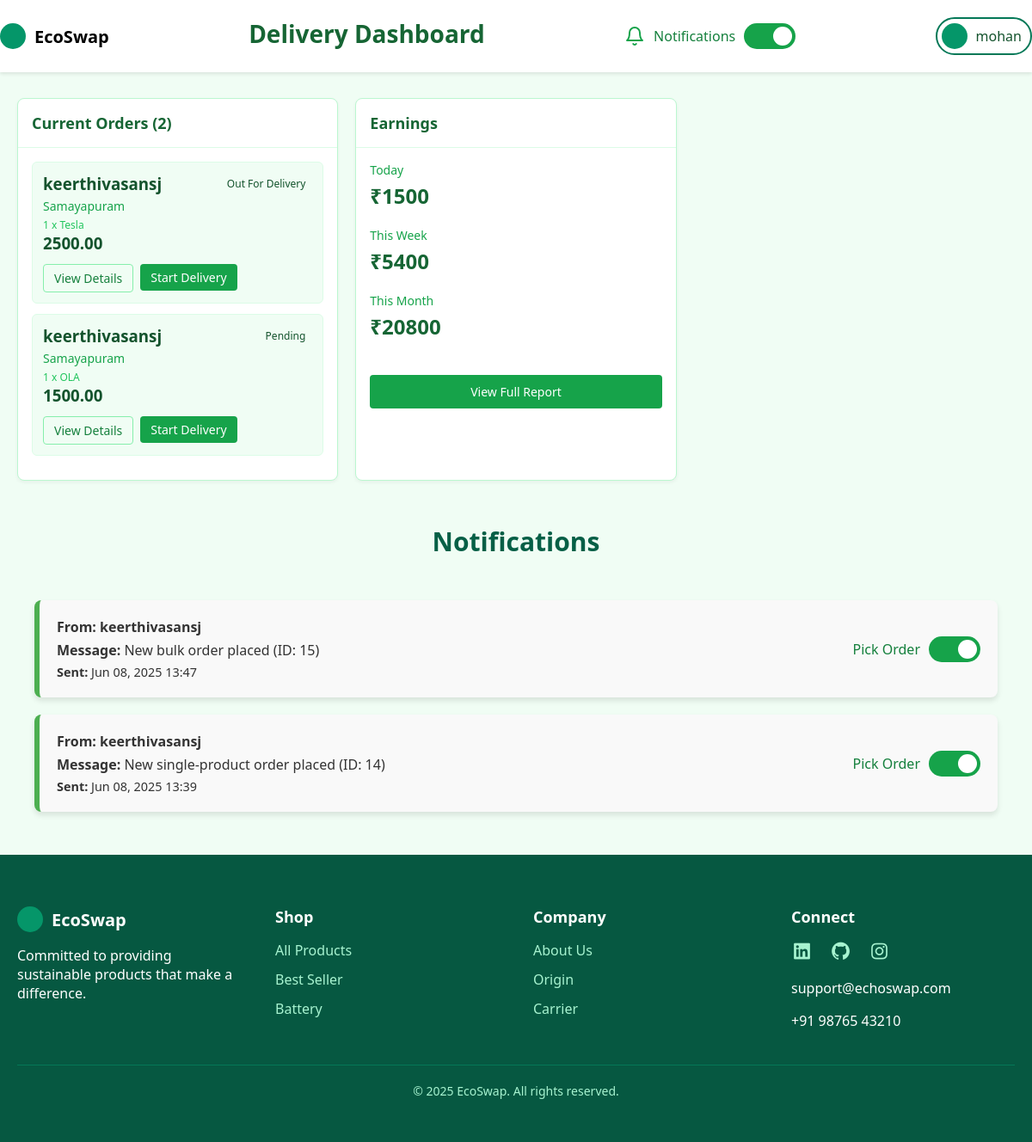
Screenshot of /deliverydashboard/ (signed in) with the database file from the repository.
### main/models.py (models this page shows, shortened)
class Order(models.Model):
    STATUS_CHOICES = [
        ('Pending', 'Pending'),
        ('Out for Delivery', 'Out for Delivery'),
        ('Delivered', 'Delivered'),
    ]
    user = models.ForeignKey(User, on_delete=models.CASCADE, related_name='orders')
    first_name = models.CharField(max_length=100)
    last_name = models.CharField(max_length=100)
    address1 = models.TextField()
    address2 = models.TextField(blank=True, null=True)
    city = models.CharField(max_length=100)
    state = models.CharField(max_length=100)
    zip_code = models.CharField(max_length=10)
    country = models.CharField(max_length=100, default='India')
    phone = models.CharField(max_length=15)
    created_at = models.DateTimeField(auto_now_add=True)
    total_amount = models.DecimalField(max_digits=10, decimal_places=2)
    status = models.CharField(max_length=20, choices=STATUS_CHOICES, default='Pending')
    assigned_to = models.ForeignKey(User, null=True, blank=True, on_delete=models.SET_NULL, related_name='assigned_orders')

class OrderItem(models.Model):
    order = models.ForeignKey(Order, on_delete=models.CASCADE, related_name='items')
    product = models.ForeignKey(Product, on_delete=models.SET_NULL, null=True)
    quantity = models.PositiveIntegerField()
    price = models.DecimalField(max_digits=10, decimal_places=2)  # Price at time of order

class Product(models.Model):
    CATEGORY = [
        (1, 'EV Bike'),
        (2, 'EV Car'),
        (3, 'Accessories')
    ]
    DELEVERY_CHOISES = [
        ('free', "Free Delevery"),
        ('paid', "Paid Delevery"),
    ]
    name = models.CharField(verbose_name='Product Name', max_length=50)
    image = models.ImageField(verbose_name='Product Image', upload_to='images/')
    details = models.TextField(verbose_name='Details', default='Product detail')
    price = models.IntegerField(verbose_name='Product Price')
    category = models.IntegerField(verbose_name='Category', choices=CATEGORY)
    delevery_option = models.CharField(verbose_name='Delevery Option', max_length=10, choices=DELEVERY_CHOISES)
    discount = models.IntegerField(verbose_name='Discount', default=0)
    shipping_cost = models.DecimalField(max_digits=6, decimal_places=2, null=True, blank=True)
    battery_capacity = models.CharField(verbose_name='Battery Capacity (e.g., 3.2 kWh)', max_length=20, blank=True, null=True)
    range_per_charge = models.IntegerField(verbose_name='Range per Charge (km)', null=True, blank=True)
    voltage = models.CharField(verbose_name='Voltage (e.g., 48V)', max_length=10, blank=True, null=True)

class Notification(models.Model):
    sender = models.ForeignKey(User, on_delete=models.CASCADE, related_name='sent_notifications')
    receiver = models.ForeignKey(User, on_delete=models.CASCADE, related_name='received_notifications')
    message = models.TextField()
    is_read = models.BooleanField(default=False)
    order_picked = models.BooleanField(default=False)
    created_at = models.DateTimeField(auto_now_add=True)

### main/views.py (the view)
# urls.py: path('deliverydashboard/', views.deliverydashboard, name="deliverydashboard"),
@login_required(login_url='signin')
def deliverydashboard(request):
    user_profile = request.user.profile
    if user_profile.role != 'delivery':
        return redirect('landingpage')
    orders = Order.objects.all().order_by('-created_at')
    notifications = Notification.objects.filter(receiver = request.user).order_by('-created_at')
    context = {
        "notifications" : notifications,
        "orders" : orders
    }
    return render(request, "main/deliverydashboard.html", context)

### template/main/deliverydashboard.html (shortened to what this page needs)
{% extends 'main/base.html' %}
{% load static %}
{% block css %}
<link rel="stylesheet" href="{% static 'css/landingpage.css' %}">
<link rel="stylesheet" href="{% static 'css/deliverydashboard.css' %}">
{% endblock %}
{% block header %}
<header class="delivery-header">
    <div class="header-container">
        <div class="logo">
            <div class="logo-icon"></div>
            <div class="logo-text"><a href="{% url 'landingpage' %}">EcoSwap</a></div>
        </div>
        <h1>Delivery Dashboard</h1>
        <div class="notification-toggle">
            <svg class="notification-icon" width="24" height="24" viewBox="0 0 24 24" fill="none" stroke="currentColor" stroke-width="2" stroke-linecap="round" stroke-linejoin="round">
                <path d="M18 8A6 6 0 0 0 6 8c0 7-3 9-3 9h18s-3-2-3-9" />
                <path d="M13.73 21a2 2 0 0 1-3.46 0" />
            </svg>
            <span class="toggle-label">Notifications</span>
            <label class="toggle-btn">
                <span class="toggle-slider"></span>
            </label>
        </div>
        <div class="nav-actions">
            {% if user.is_authenticated %}
            <div class="drop-down-cnt">
                <div class="user-profile" onclick="toggle_drop_down()">
                    <div class="profile"></div>
                    <p>{{ user.username }}</p>
                </div>
            </div>
            {% else %}
            <a href="{% url 'signin' %}" class="sign-in">Sign In</a>
            {% endif %}
        </div>
    </div>
</header>
{% endblock %}
{% block main %}
<div class="container">
    <div class="dashboard-grid">
        <div class="card">
            <div class="card-header">
                <h2 class="card-title">Current Orders ({{ orders|length }})</h2>
            </div>
            <div class="card-content">
                {% for order in orders %}
                <div class="order-item">
                    <div class="order-header">
                        <div>
                            <h3>{{ order.user.username }}</h3>
                            <p class="order-address">{{ order.address1 }}</p>
                            <p class="order-items">
                                {% for item in order.items.all %}
                                {{ item.quantity }} x {{ item.product.name }}{% if not forloop.last %}, {% endif %}
                                {% endfor %}
                            </p>
                            <h3>{{ order.total_amount }}</h3>
                        </div>
                        <span class="order-status {{order.status}}">
                            {{ order.status|title }}
                        </span>
                    </div>
                    <div class="order-actions">
                        <a href="" class="btn btn-outline">View Details</a>
                        <form method="post" action="{% url 'start_delivery' order.id %}">
                            <button type="submit" class="btn btn-primary green">Start Delivery</button>
                        </form>
                    </div>
                </div>
                {% empty %}
                    <p>No orders currently assigned.</p>
                {% endfor %}
            </div>
        </div>
        <div class="card">
            <div class="card-header">
                <h2 class="card-title">Earnings</h2>
            </div>
            <div class="card-content">
                <div class="earning-item">
                    <p class="earning-label">Today</p>
                    <p class="earning-amount">₹1500</p>
                </div>
                <div class="earning-item">
                    <p class="earning-label">This Week</p>
                    <p class="earning-amount">₹5400</p>
                </div>
                <div class="earning-item">
                    <p class="earning-label">This Month</p>
                    <p class="earning-amount">₹20800</p>
                </div>
                <button class="btn btn-primary green btn-full">View Full Report</button>
            </div>
        </div>
    </div>
    <section class="notifications-cnt">
        <h1 class="section-title">Notifications</h1>
        <div class="notifications">
            {% for notification in notifications %}
                <div class="notification-card">
                    <div class="two-col">
                        <div class="notifi-content">
                            <p class="sender"><strong>From:</strong> {{ notification.sender.username }}</p>
                            <p class="message"><strong>Message:</strong> {{ notification.message }}</p>
                            <p class="timestamp"><strong>Sent:</strong> {{ notification.created_at|date:"M d, Y H:i" }}</p>
                        </div>
                        <div class="pick-order-toggle">
                            <span class="toggle-label">Pick Order</span>
                            <label class="toggle-btn">
                                <span class="toggle-slider"></span>
                            </label>
                        </div>
                    </div>
                </div>
            {% empty %}
                <p>No notifications yet.</p>
            {% endfor %}
        </div>
    </section>
</div>
{% endblock %}

### static/css/landingpage.css (style rules this page uses)
* { margin: 0; padding: 0; box-sizing: border-box; font-family: 'Segoe UI', Tahoma, Geneva, Verdana, sans-serif; }
:root { --green-50: #f0fdf4; }
body { display: flex; flex-direction: column; min-height: 100vh; color: #333; background-color: var(--green-50); }
a { text-decoration: none; color: black; }
header { padding: 20px 0; box-shadow: 0 2px 4px rgba(0, 0, 0, 0.1); position: sticky; background-color: #fff; top: 0; z-index: 100; }
.container { width: 100%; max-width: 1200px; margin: 0 auto; padding: 0 20px; }
.two-col, .three-col { display: grid; grid-template-columns: repeat(auto-fit, minmax(150px, 1fr)); gap: 20px; }
.btn { display: inline-block; padding: 12px 24px; border-radius: 4px; font-weight: 600; text-align: center; cursor: pointer; transition: all 0.3s ease; }
.btn-primary { background-color: #fff; color: #059669; border: 2px solid #fff; }
.btn-outline { background-color: transparent; color: #fff; border: 2px solid #fff; }
.logo { display: flex; align-items: center; gap: 10px; }
.logo-icon { width: 30px; height: 30px; background-color: #059669; border-radius: 15px; }
.logo-text { font-size: 20px; font-weight: 700; color: #065f46; }
.nav-links, .nav-actions { display: flex; align-items: center; gap: 30px; }
.user-profile { display: flex; gap: 10px; align-items: center; justify-content: center; padding: 5px 10px 5px 5px; border-radius: 30px; border: 2px solid #047857; }
.profile { width: 30px; height: 30px; background-color: #059669; border-radius: 25px; }
.drop-down-cnt { position: relative; }
.section-title { text-align: center; font-size: 30px; margin-bottom: 48px; color: #065f46; }

### rows the page displays
Order: user.username "keerthivasansj", address1 "Samayapuram", total_amount "2500.00", status "Out For Delivery"
OrderItem: quantity "1", product.name "Tesla"
Order: user.username "keerthivasansj", address1 "Samayapuram", total_amount "1500.00", status "Pending"
OrderItem: quantity "1", product.name "OLA"
Notification: sender.username "keerthivasansj", message "New bulk order placed (ID: 15)", created_at "Jun 08, 2025 13:47"
Notification: sender.username "keerthivasansj", message "New single-product order placed (ID: 14)", created_at "Jun 08, 2025 13:39"

### other values shown
{{ user.username }} "mohan"
{{ orders|length }} "2"
